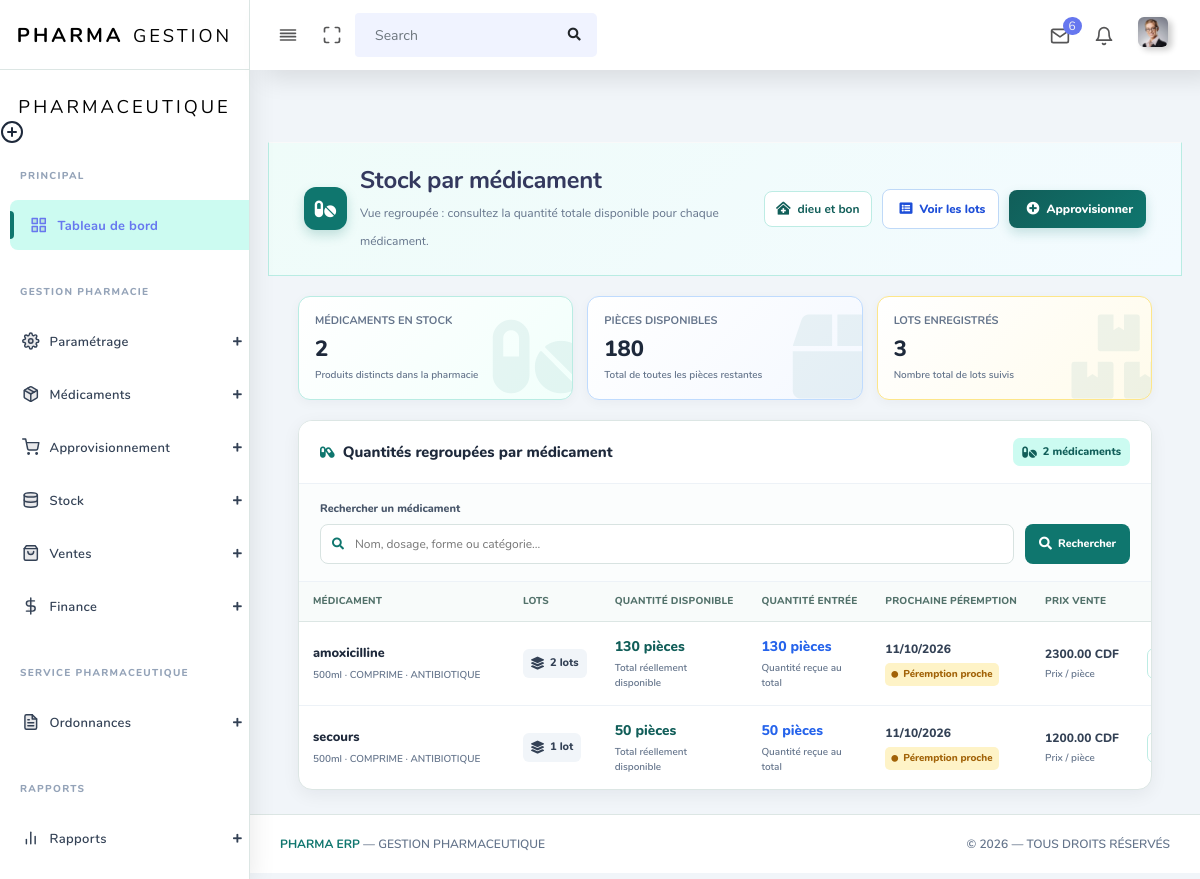
The page /stock-par-medicament/ (signed in) on the database its author committed.
### app/models.py (models this page shows, shortened)
class Pharmacie(models.Model):
    nom_pharmacie = models.CharField(max_length= 30)
    user_pharmacie = models.ForeignKey(User , on_delete= models.SET_NULL , null = True , blank= True)
    dateCreation = models.DateField(auto_now_add= True)

class Medicament(models.Model):
    class Devise(models.TextChoices):
        CDF = 'CDF', 'Franc Congolais'
        USD = 'USD', 'Dollar Américain'
    class FormePharmaceutique(models.TextChoices):
        COMPRIME = 'COMPRIME', 'Comprimé'
        GELULE = 'GELULE', 'Gélule'
        SIROP = 'SIROP', 'Sirop'
        INJECTABLE = 'INJECTABLE', 'Injectable'
        POMMADE = 'POMMADE', 'Pommade'
        SUPPOSITOIRE = 'SUPPOSITOIRE', 'Suppositoire'
        POUDRE = 'POUDRE', 'Poudre'
        AUTRE = 'AUTRE', 'Autre'
    class CategorieMedicament(models.TextChoices):
        ANTIBIOTIQUE = 'ANTIBIOTIQUE', 'Antibiotique'
        ANTALGIQUE = 'ANTALGIQUE', 'Antalgique/Douleur'
        ANTIPALUDEEN = 'ANTIPALUDEEN', 'Antipaludéen'
        ANTIINFLAMMATOIRE = 'ANTIINFLAMMATOIRE', 'Anti-inflammatoire'
        ANTIFONGIQUE = 'ANTIFONGIQUE', 'Antifongique'
        VITAMINE = 'VITAMINE', 'Vitamine/Complément'
        ANTIHYPERTENSEUR = 'ANTIHYPERTENSEUR', 'Antihypertenseur'
        AUTRE = 'AUTRE', 'Autre'
    pharmacie = models.ForeignKey(
        'Pharmacie',
        on_delete=models.CASCADE,
        related_name='medicaments'
    )
    utilisateur = models.ForeignKey(
        settings.AUTH_USER_MODEL,
        on_delete=models.CASCADE,
        related_name='medicaments_enregistres'
    )
    nom = models.CharField(max_length=255)
    forme = models.CharField(
        max_length=20,
        choices=FormePharmaceutique.choices,
        default=FormePharmaceutique.COMPRIME
    )
    categorie = models.CharField(
        max_length=30,
        choices=CategorieMedicament.choices,
        default=CategorieMedicament.AUTRE
    )
    dosage = models.CharField(
        max_length=50,
        blank=True, null=True,
        help_text="Ex: 500mg, 250mg/5ml"
    )
    fabricant = models.CharField(max_length=255, blank=True, null=True)
    description = models.TextField(blank=True, null=True)
    devise = models.CharField(
        max_length=3,
        choices=Devise.choices,
        default=Devise.CDF,
        help_text="Devise dans laquelle les prix ci-dessous sont exprimés"
    )
    quantite_par_carton = models.PositiveIntegerField(
        help_text="Nombre de pièces contenues dans un carton"
    )
    prix_achat_carton = models.DecimalField(
        max_digits=12, decimal_places=2,
        help_text="Prix d'achat d'un carton entier"
    )
    prix_vente_piece = models.DecimalField(
        max_digits=12, decimal_places=2,
        help_text="Prix de vente d'une seule pièce"
    )
    date_creation = models.DateTimeField(auto_now_add=True)
    date_modification = models.DateTimeField(auto_now=True)
    class Meta:
        unique_together = ('pharmacie', 'nom', 'dosage')
        ordering = ['nom']
        verbose_name = "Médicament"
        verbose_name_plural = "Médicaments"

### app/views.py (the view, shortened to what this page needs)
# urls.py: path("stock-par-medicament/",views.stock_par_medicament,name="stock_par_medicament"),
@login_required
def stock_par_medicament(request):
    recherche = request.GET.get("q", "").strip()
    pharmacie_obj = (
        Pharmacie.objects
        .filter(user_pharmacie=request.user)
        .first()
    )
    name_phar = (
        pharmacie_obj.nom_pharmacie
        if pharmacie_obj
        else "Aucune pharmacie créée"
    )
    today = timezone.localdate()
    limite_proche_peremption = today + timedelta(days=90)
    medicaments_stock = Stock.objects.none()
    total_medicaments = 0
    total_pieces_restantes = 0
    total_lots = 0
    if pharmacie_obj:
        stocks = (
            Stock.objects
            .filter(pharmacie=pharmacie_obj)
            .select_related("medicament")
        )
        medicaments_stock = (
            stocks
            .values(
                "medicament_id",
                "medicament__nom",
                "medicament__dosage",
                "medicament__forme",
                "medicament__categorie",
                "medicament__devise",
                "medicament__prix_vente_piece",
            )
            .annotate(
                total_pieces=Sum("quantite_restante"),
                total_pieces_entrees=Sum("quantite_piece"),
                nombre_lots=Count("id"),
                prochain_peremption=Min("date_peremption"),
                lots_en_rupture=Count(
                    "id",
                    filter=Q(quantite_restante=0)
                ),
            )
            .order_by(
                "medicament__nom",
                "medicament__dosage"
            )
        )
        total_medicaments = medicaments_stock.count()
        total_pieces_restantes = (
            stocks.aggregate(
                total=Sum("quantite_restante")
            )["total"]
            or 0
        )
        total_lots = stocks.count()
    paginator = Paginator(medicaments_stock, 15)
    page_number = request.GET.get("page")
    page_obj = paginator.get_page(page_number)
    role_verify = (
        Role.objects
        .filter(userRole=request.user)
        .select_related("role")
    )
    roles = [
        role.role.nom_typeRole
        for role in role_verify
        if role.role
    ]
    roles_normalises = [
        role.lower().strip()
        for role in roles
    ]
    if "super admin" in roles_normalises:
        primary_role = "super admin"
    elif "admin" in roles_normalises:
        primary_role = "admin"
    else:
        primary_role = "visiteur"
    return render(
        request,
        "back-end/stocks/stock_par_medicament.html",
        {
            "medicaments_stock": page_obj,
            "page_obj": page_obj,
            "paginator": paginator,
            "pharmacie_obj": pharmacie_obj,
            "name_phar": name_phar,
            "recherche": recherche,
            "today": today,
            "limite_proche_peremption": limite_proche_peremption,
            "total_medicaments": total_medicaments,
            "total_pieces_restantes": total_pieces_restantes,
            "total_lots": total_lots,
            "primary_role": primary_role,
            "roles": roles,
        }
    )

### app/templates/back-end/stocks/stock_par_medicament.html (shortened to what this page needs)
{% load static %}
<!DOCTYPE html>
<html lang="fr">
<head>
  <link rel="stylesheet" href="{% static 'back-end/assets/css/app.min.css' %}">
  <link rel="stylesheet" href="{% static 'back-end/assets/css/style.css' %}">
  <link rel="stylesheet" href="{% static 'back-end/assets/css/components.css' %}">
  <link rel="stylesheet" href="{% static 'back-end/assets/css/custom.css' %}">
</head>
<body>
  <div id="app">
    <div class="main-wrapper main-wrapper-1">
      {% include "back-end/includes/header.html" %}
      <div class="main-sidebar sidebar-style-2">
        {% include "back-end/includes/aside.html" %}
      </div>
      <div class="main-content">
        <section class="section">
          <div class="section-header">
            <div class="section-header-left">
              <div class="section-header-icon">
                <i class="fas fa-pills"></i>
              </div>
              <div>
                <h1>Stock par médicament</h1>
                <p>
                  Vue regroupée : consultez la quantité totale disponible pour chaque médicament.
                </p>
              </div>
            </div>
            <div class="header-actions">
              <div class="pharmacie-name">
                <i class="fas fa-clinic-medical"></i>
                {{ name_phar|default:"Pharmacie non définie" }}
              </div>
              <a
                href="{% url 'liste_stock' %}"
                class="btn-lots"
              >
                <i class="fas fa-list-alt"></i>
                Voir les lots
              </a>
              <a
                href="{% url 'creer_stock' %}"
                class="btn-add-stock"
              >
                <i class="fas fa-plus-circle"></i>
                Approvisionner
              </a>
            </div>
          </div>
          <div class="stats-grid">
            <div class="stat-card teal medicaments">
              <span class="stat-label">Médicaments en stock</span>
              <span class="stat-value">
                {{ total_medicaments }}
              </span>
              <span class="stat-subtitle">
                Produits distincts dans la pharmacie
              </span>
            </div>
            <div class="stat-card blue pieces">
              <span class="stat-label">Pièces disponibles</span>
              <span class="stat-value">
                {{ total_pieces_restantes|floatformat:0 }}
              </span>
              <span class="stat-subtitle">
                Total de toutes les pièces restantes
              </span>
            </div>
            <div class="stat-card orange lots">
              <span class="stat-label">Lots enregistrés</span>
              <span class="stat-value">
                {{ total_lots }}
              </span>
              <span class="stat-subtitle">
                Nombre total de lots suivis
              </span>
            </div>
          </div>
          <div class="stock-list-card">
            <div class="stock-list-card-header">
              <h4>
                <i class="fas fa-capsules"></i>
                Quantités regroupées par médicament
              </h4>
              <span class="stock-total-badge">
                <i class="fas fa-pills"></i>
                {{ total_medicaments }}
                médicament{{ total_medicaments|pluralize }}
              </span>
            </div>
            <div class="filter-zone">
              <form method="get" class="filter-form">
                <div class="filter-group">
                  <label for="recherche-medicament">
                    Rechercher un médicament
                  </label>
                  <div class="search-input-wrapper">
                    <input
                      type="search"
                      id="recherche-medicament"
                      name="q"
                      value="{{ recherche }}"
                      class="filter-input"
                      placeholder="Nom, dosage, forme ou catégorie..."
                    >
                  </div>
                </div>
                <button type="submit" class="btn-filter">
                  <i class="fas fa-search"></i>
                  Rechercher
                </button>
              </form>
            </div>
            <div class="table-responsive">
              <table class="medicament-stock-table">
                <thead>
                  <tr>
                    <th>Médicament</th>
                    <th>Lots</th>
                    <th>Quantité disponible</th>
                    <th>Quantité entrée</th>
                    <th>Prochaine péremption</th>
                    <th>Prix vente</th>
                    <th class="text-center">Lots</th>
                  </tr>
                </thead>
                <tbody>
                  {% for medicament in medicaments_stock %}
                    <tr>
                      <td class="medicament-cell">
                        <span class="medicament-name">
                          {{ medicament.medicament__nom }}
                        </span>
                        <span class="medicament-meta">
                          {{ medicament.medicament__dosage|default:"Sans dosage" }}
                          · {{ medicament.medicament__forme|default:"Forme non définie" }}
                          · {{ medicament.medicament__categorie|default:"Sans catégorie" }}
                        </span>
                      </td>
                      <td>
                        <span class="lot-count">
                          <i class="fas fa-layer-group"></i>
                          {{ medicament.nombre_lots }}
                          lot{{ medicament.nombre_lots|pluralize }}
                        </span>
                      </td>
                      <td>
                        <span class="total-quantity">
                          {{ medicament.total_pieces|floatformat:0 }}
                          pièce{{ medicament.total_pieces|pluralize }}
                        </span>
                        <span class="quantity-meta">
                          Total réellement disponible
                        </span>
                      </td>
                      <td>
                        <span class="total-quantity" style="color: #2563eb;">
                          {{ medicament.total_pieces_entrees|floatformat:0 }}
                          pièce{{ medicament.total_pieces_entrees|pluralize }}
                        </span>
                        <span class="quantity-meta">
                          Quantité reçue au total
                        </span>
                      </td>
                      <td>
                        {% if medicament.prochain_peremption %}
                          <span class="peremption-date">
                            {{ medicament.prochain_peremption|date:"d/m/Y" }}
                          </span>
                          {% if medicament.prochain_peremption < today %}
                            <span class="peremption-status perime">
                              <i class="fas fa-circle"></i>
                              Lot expiré
                            </span>
                          {% elif medicament.prochain_peremption <= limite_proche_peremption %}
                            <span class="peremption-status proche">
                              <i class="fas fa-circle"></i>
                              Péremption proche
                            </span>
                          {% else %}
                            <span class="peremption-status valide">
                              <i class="fas fa-circle"></i>
                              Date valide
                            </span>
                          {% endif %}
                        {% else %}
                          <span class="peremption-status perime">
                            <i class="fas fa-circle"></i>
                            Date inconnue
                          </span>
                        {% endif %}
                      </td>
                      <td>
                        <span class="prix-value">
                          {{ medicament.medicament__prix_vente_piece|floatformat:2 }}
                          {{ medicament.medicament__devise }}
                        </span>
                        <span class="quantity-meta">
                          Prix / pièce
                        </span>
                      </td>
                      <td class="text-center">
                        <a
                          href="{% url 'liste_stock' %}?q={{ medicament.medicament__nom|urlencode }}"
                          class="btn-see-lots"
                          title="Voir les lots de ce médicament"
                        >
                        </a>
                      </td>
                    </tr>
                  {% endfor %}
                </tbody>
              </table>
            </div>
          </div>
        </section>
      </div>
      <footer class="main-footer">
        <div class="footer-left">
          <a href="{% url 'dashboard' %}">Pharma ERP</a>
          — Gestion pharmaceutique
        </div>
        <div class="footer-right">
          &copy; {% now "Y" %} — Tous droits réservés
        </div>
      </footer>
    </div>
  </div>
</body>
</html>

### rows shown on the page
Pharmacie: nom_pharmacie "dieu et bon"
Medicament: medicament__nom "amoxicilline", medicament__dosage "500ml", medicament__forme "COMPRIME", medicament__categorie "ANTIBIOTIQUE", nombre_lots "2", total_pieces "130", total_pieces_entrees "130", prochain_peremption "11/10/2026", medicament__prix_vente_piece "2300.00", medicament__devise "CDF"
Medicament: medicament__nom "secours", medicament__dosage "500ml", medicament__forme "COMPRIME", medicament__categorie "ANTIBIOTIQUE", nombre_lots "1", total_pieces "50", total_pieces_entrees "50", prochain_peremption "11/10/2026", medicament__prix_vente_piece "1200.00", medicament__devise "CDF"

### other values the page prints
{{ total_medicaments }} "2"
{{ total_pieces_restantes|floatformat:0 }} "180"
{{ total_lots }} "3"
